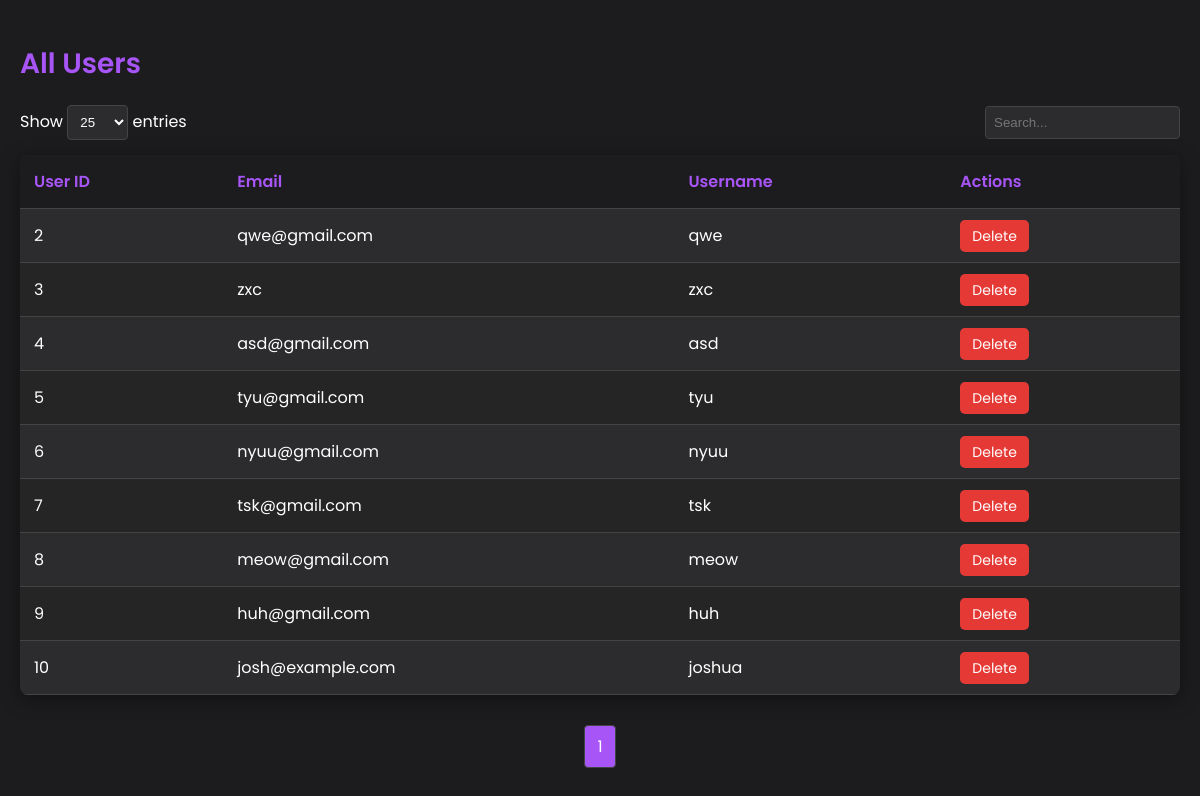
Page /all_user.php on the committed database.
### tables this page shows
CREATE TABLE `users` (
  `user_id` int(11) NOT NULL,
  `email` varchar(100) NOT NULL,
  `username` varchar(50) NOT NULL,
  `password` varchar(255) NOT NULL
);

### all_user.php (the view, shortened to what this page needs)
<?php
$conn = new mysqli("localhost", "root", "", "flickseat_db");
$entries_per_page = 25;
$current_page = isset($_GET['page']) ? (int)$_GET['page'] : 1;
$offset = ($current_page - 1) * $entries_per_page;
$search = isset($_GET['search']) ? $conn->real_escape_string($_GET['search']) : '';
$search_condition = $search ? "WHERE username LIKE '%$search%' OR email LIKE '%$search%'" : '';
$all_users = $conn->query("SELECT * FROM users $search_condition LIMIT $entries_per_page OFFSET $offset");
$total_users = $conn->query("SELECT COUNT(*) as total FROM users $search_condition")->fetch_assoc()['total'];
$total_pages = ceil($total_users / $entries_per_page);
?>
<!DOCTYPE html>
<html lang="en">
<head>
</head>
<body>
<h2>All Users</h2>
<div class="table-controls">
    <div>
        <span>Show</span>
        <select id="entries-select" onchange="updateEntriesPerPage()">
            <option value="25" <?= $entries_per_page == 25 ? 'selected' : '' ?>>25</option>
        </select>
        <span>entries</span>
    </div>
    <div>
        <form method="GET" action="">
            <input type="text" name="search" placeholder="Search..." value="<?= htmlspecialchars($search) ?>">
        </form>
    </div>
</div>
<table>
    <thead>
        <tr>
            <th>User ID</th>
            <th>Email</th>
            <th>Username</th>
            <th>Actions</th>
        </tr>
    </thead>
    <tbody>
        <?php if ($all_users->num_rows > 0): ?>
            <?php while ($row = $all_users->fetch_assoc()) { ?>
                <tr>
                    <td><?= htmlspecialchars($row['user_id']) ?></td>
                    <td><?= htmlspecialchars($row['email']) ?></td>
                    <td><?= htmlspecialchars($row['username']) ?></td>
                    <td>
                        <a href="delete_user.php?id=<?= $row['user_id'] ?>"
                           class="btn-delete"
                           onclick="return confirm('Are you sure you want to delete this user?')">Delete</a>
                    </td>
                </tr>
            <?php } ?>
        <?php else: ?>
            <tr>
                <td colspan="4" style="text-align: center;">No users found</td>
            </tr>
        <?php endif; ?>
    </tbody>
</table>
<div class="pagination">
    <?php for ($i = 1; $i <= $total_pages; $i++): ?>
        <a href="?page=<?= $i ?>&search=<?= urlencode($search) ?>" <?= $i == $current_page ? 'class="active"' : '' ?>>
            <?= $i ?>
        </a>
    <?php endfor; ?>
</div>
</body>
</html>

### all_user.php (style rules this page uses)
body { font-family: 'Poppins', sans-serif; background-color: #1c1c1e; color: #fff; margin: 0; padding: 20px; }
h2 { color: #a855f7; margin-bottom: 20px; font-size: 28px; font-weight: 600; }
table { width: 100%; border-collapse: collapse; background-color: #2c2c2e; border-radius: 8px; box-shadow: 0 4px 20px rgba(0, 0, 0, 0.4); margin-bottom: 30px; overflow: hidden; }
th, td { padding: 14px; text-align: left; color: #fff; border-bottom: 1px solid #444; }
th { background-color: #1c1c1e; color: #a855f7; font-size: 16px; font-weight: 600; }
tr:nth-child(even) { background-color: #252526; }
.btn-delete { padding: 6px 12px; background-color: #e53935; color: #fff; border: none; border-radius: 5px; font-size: 14px; cursor: pointer; transition: background 0.2s ease; text-decoration: none; }
.table-controls { display: flex; justify-content: space-between; margin-bottom: 15px; align-items: center; }
.table-controls select, .table-controls input { padding: 8px; border-radius: 4px; border: 1px solid #444; background-color: #2c2c2e; color: #fff; }
.pagination { display: flex; justify-content: center; gap: 10px; margin-top: 20px; }
.pagination a { color: #a855f7; text-decoration: none; padding: 8px 12px; border-radius: 4px; border: 1px solid #444; }
.pagination a.active { background-color: #a855f7; color: white; }

### rows in the picture
users: user_id "2", email "qwe@gmail.com", username "qwe"
users: user_id "3", email "zxc", username "zxc"
users: user_id "4", email "asd@gmail.com", username "asd"
users: user_id "5", email "tyu@gmail.com", username "tyu"
users: user_id "6", email "nyuu@gmail.com", username "nyuu"
users: user_id "7", email "tsk@gmail.com", username "tsk"
users: user_id "8", email "meow@gmail.com", username "meow"
users: user_id "9", email "huh@gmail.com", username "huh"
users: user_id "10", email "josh@example.com", username "joshua"
